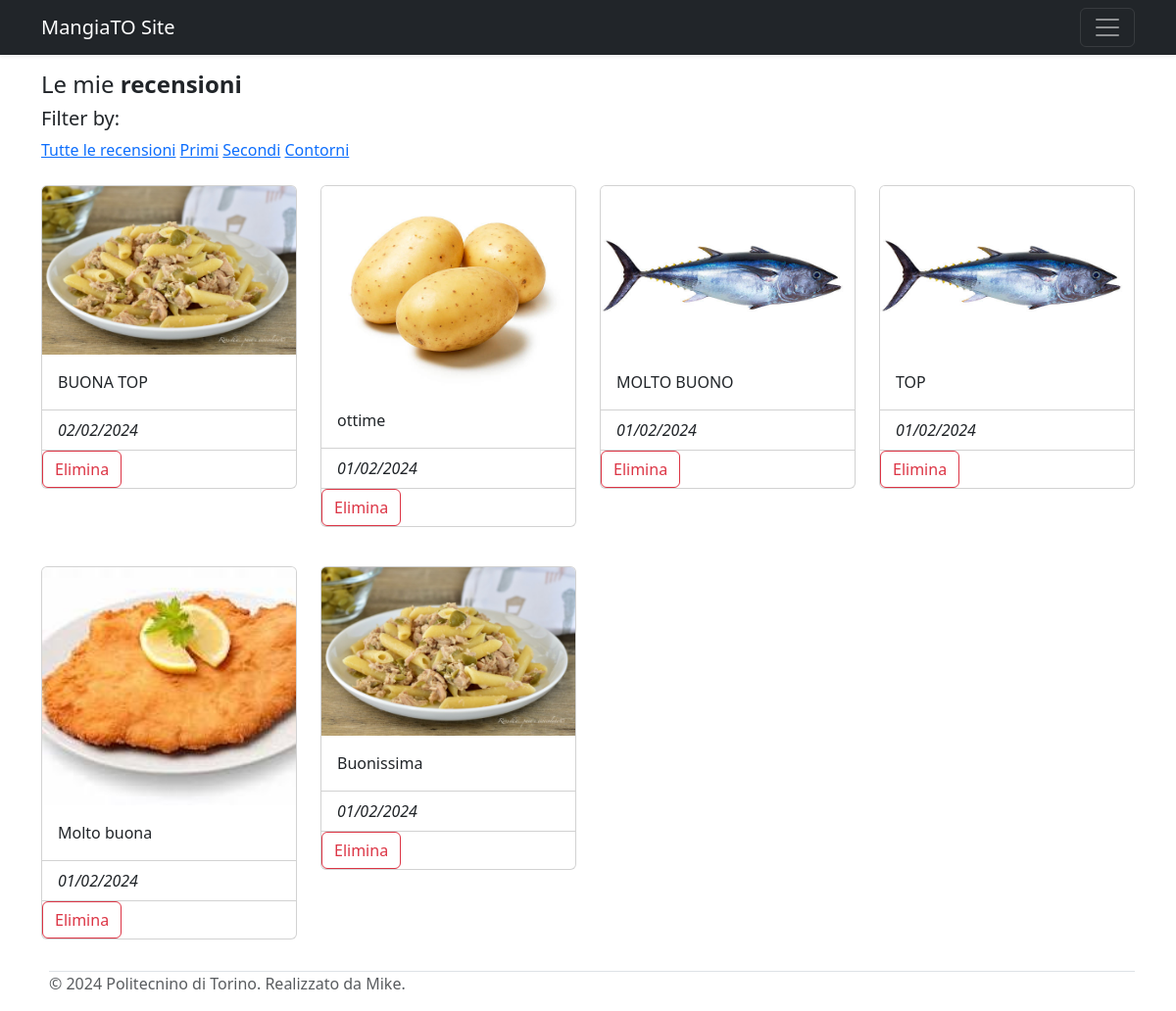
The app's page /recensioni (signed in) with its own data.
### tables this page shows
CREATE TABLE "recensioni" (
	"id"	INTEGER NOT NULL,
	"recensione"	TEXT NOT NULL,
	"data"	TEXT NOT NULL,
	"file"	TEXT UNIQUE,
	"id_piatto"	INTEGER NOT NULL,
	"id_utente"	INTEGER NOT NULL,
	FOREIGN KEY("id_piatto") REFERENCES "piatti"("id"),
	FOREIGN KEY("id_utente") REFERENCES "utenti"("id") ON DELETE CASCADE,
	PRIMARY KEY("id" AUTOINCREMENT)
);

### app.py (the view)
@app.route('/recensioni') # andrebbe chiamato /le_mie_recensioni per coerenza, ma l'ho modificata dopo la root, quindi non voglio cambiare tutti i riferimenti nei template
def le_mie_recensioni():
  recensioni_db = mangiato_dao.get_recensioni(current_user.id)
  return render_template('recensioni.html', recensioni=recensioni_db)

### app.py (called while the page is built)
@login_manager.user_loader
def load_user(user_id):
  db_user = utenti_dao.get_user_by_id(user_id)
  try:
    user = User(db_user['id'], db_user['nome'], db_user['cognome'], db_user['username'], db_user['matricola'], db_user['email'], db_user['password'])
  except:
    return redirect(url_for('index'))
  return user

### mangiato_dao.py (called while the page is built)
def get_recensioni(current_user_id):
    query = 'SELECT * FROM recensioni WHERE id_utente = ? ORDER BY id DESC'
    connection = sqlite3.connect('db/mangiato.db')
    connection.row_factory = sqlite3.Row
    cursor = connection.cursor()
    cursor.execute(query, (current_user_id,))
    recensioni = cursor.fetchall()
    cursor.close()
    connection.close()
    return recensioni

### utenti_dao.py (called while the page is built)
def get_user_by_id(user_id):
    query = 'SELECT * FROM utenti WHERE id = ?'
    connection = sqlite3.connect('db/mangiato.db')
    connection.row_factory = sqlite3.Row
    cursor = connection.cursor()
    cursor.execute(query, (user_id,))
    user = cursor.fetchone()
    cursor.close()
    connection.close()
    return user

### templates/recensioni.html (shortened to what this page needs)
{% extends 'base.html' %}
{% block content %}
<div class="container">
    <h4>Le mie <strong>recensioni</strong></h4>
    {% if not recensioni %}
    <h6><em>Non hai ancora scritto una recensione!</em></h6>
    {% else %}
    <div class="row">
        <section>
            <h5>Filter by:</h5>
            <a href="#" data-categoriapiatto="Tutte">Tutte le recensioni</a>
            <a href="#" data-categoriapiatto="Primi">Primi</a>
            <a href="#" data-categoriapiatto="Secondi">Secondi</a>
            <a href="#" data-categoriapiatto="Contorni">Contorni</a>
        </section>
        {% for recensione in recensioni %}
        {% if recensione.id_utente == current_user.id %}
        <div class="col-md-3 pt-4 card-recensione">
            <div class="card mb-3">
                {% if recensione['file'] %}
                <a href="{{ url_for('piatto_singolo', id_piatto=recensione.id_piatto) }}">
                    <img src="{{ url_for('static', filename=recensione.file) }}" class="card-img-top" alt="recensione">
                </a>
                {% endif %}
                <div class="card-body">
                    <p class="card-text">{{ recensione.recensione }}</p>
                </div>
                <ul class="list-group list-group-flush">
                    <li class="list-group-item"><em>{{ recensione.data }}</em></li>
                </ul>
                <form method="post" action="{{ url_for('elimina_recensione', recensione_id=recensione.id) }}">
                    <button type="submit" class="btn btn-outline-danger">Elimina</button>
                </form>
        {% endif %}
            </div>
        </div>
        {% endfor %}
    </div>
    {% endif %}
</div>
{% endblock %}

### records on screen
recensioni: file (picture), recensione "BUONA TOP", data "02/02/2024"
recensioni: file (picture), recensione "ottime", data "01/02/2024"
recensioni: file (picture), recensione "MOLTO BUONO", data "01/02/2024"
recensioni: file (picture), recensione "TOP", data "01/02/2024"
recensioni: file (picture), recensione "Molto buona", data "01/02/2024"
recensioni: file (picture), recensione "Buonissima", data "01/02/2024"
